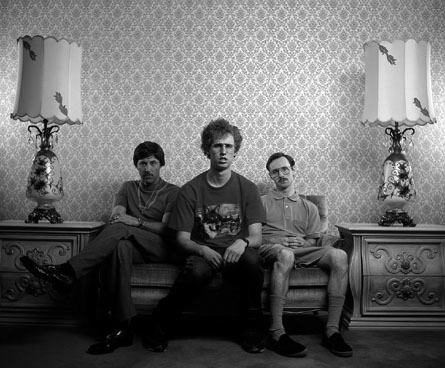
%> input picture Code/images/napoleon.png, 445 x 368 px
$ octave imageAnalysis_lab1.m   (GNU Octave 9; MATLAB toolbox functions it lacks are replaced by stand-ins)
%> lines starting %> are read from the running program, lines starting %| are printed output that depends on the picture
%% Question 1
NapoleonImage = imread('images/napoleon.png');
%> NapoleonImage is the input picture: size 368x445 uint8; min 0, max 254, mean 104.2

%imtool(NapoleonImage)
graylevel_value = NapoleonImage(1,1);
%> graylevel_value = 89
disp(graylevel_value)
%| 89

%% Question 2
NapoleonImage_light = imread('images/napoleon_light.png');
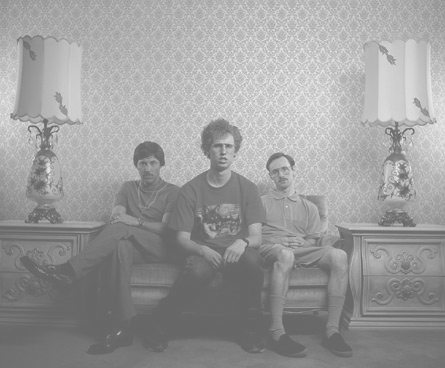
%> input picture Code/images/napoleon_light.png, 445 x 368 px
%> NapoleonImage_light is the input picture: size 368x445 uint8; min 103, max 230, mean 155.3
NapoleonImage_dark = imread('images/napoleon_dark.png');
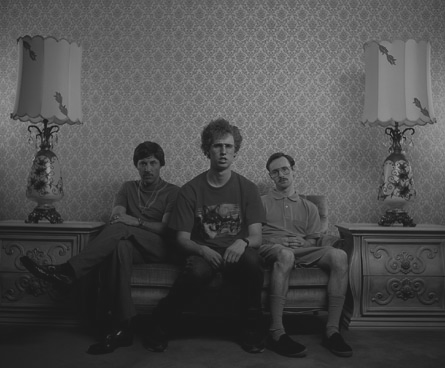
%> input picture Code/images/napoleon_dark.png, 445 x 368 px
%> NapoleonImage_dark is the input picture: size 368x445 uint8; min 25, max 152, mean 77.3

[counts,binLocations] = imhist(NapoleonImage);
%> counts = 256 values, max 4688 at index 1, min 0 at index 256, mean 639.7; binLocations = 256 values from 0 to 255
[counts_light,binLocations_light] = imhist(NapoleonImage_light);
%> counts_light = 256 values, max 6234 at index 105, min 0 at index 1, mean 639.7; binLocations_light = 256 values from 0 to 255
[counts_dark,binLocations_dark] = imhist(NapoleonImage_dark);
%> counts_dark = 256 values, max 6234 at index 27, min 0 at index 1, mean 639.7; binLocations_dark = 256 values from 0 to 255

plot(binLocations, counts, 'r-');
hold on;
plot(binLocations_light, counts_light, 'b-');
plot(binLocations_dark, counts_dark, 'g-');
grid on;
legend_original = 'NapoleonImage Original';
legend_light = 'NapoleonImage Light';
legend_dark = 'NapoleonImage Dark';
legend({legend_original,legend_light,legend_dark});
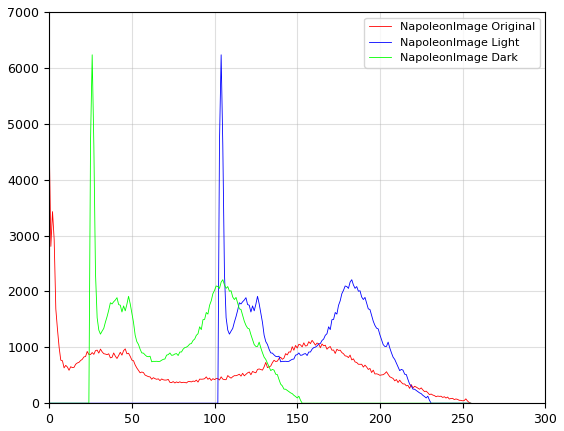
%> figure redrawn from the program's plot data; curve peaks at x = 0, y = 4688; curve peaks at x = 104, y = 6234; curve peaks at x = 26, y = 6234

%% Question 6
g_double = 2;
g_half = 0.5;
gammaDouble = double(NapoleonImage).^g_double;
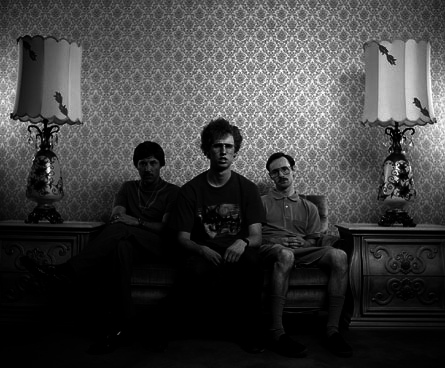
%> gammaDouble: size 368x445 double; min 0, max 64516, mean 15857.8; drawn with min black and max white
gammaHalf = double(NapoleonImage).^g_half;
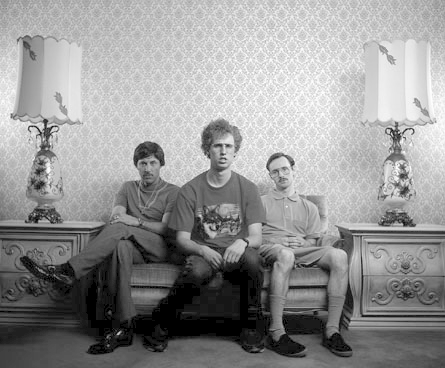
%> gammaHalf: size 368x445 double; min 0, max 15.94, mean 9.26; drawn with min black and max white
%> (the run ends here)
